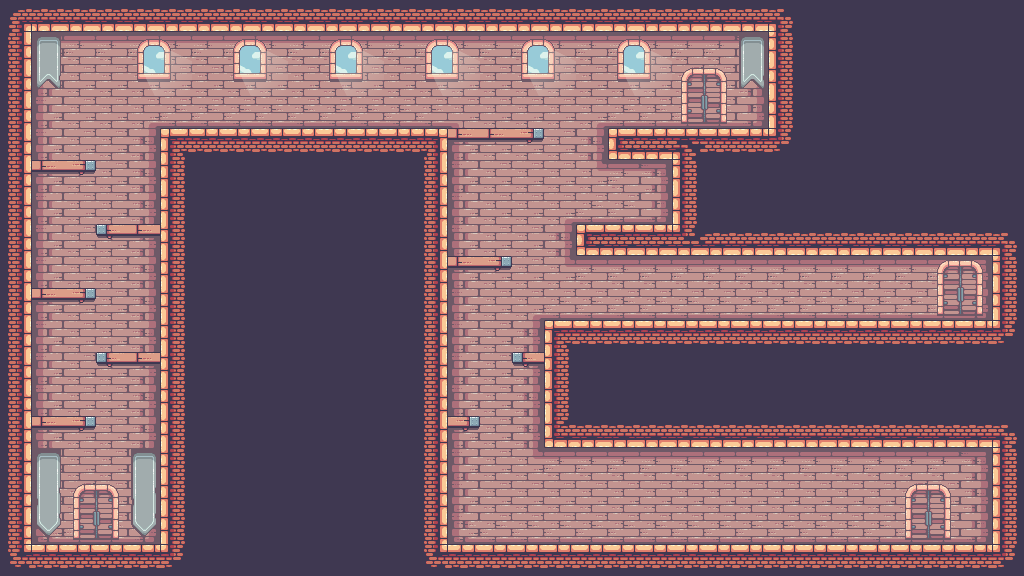

This game map was drawn from its Tiled (.tmx) file and the tilesets committed beside it. A one-line description and the trimmed map source follow:
An orthogonal 32x18 tile map with 32x32 px tiles, 3 tile layers (background, floor and walls, decoration), 2 hidden layers not drawn, 5 tilesets and 7 objects.

<map version="1.10" tiledversion="1.11.0" orientation="orthogonal" renderorder="right-down" width="32" height="18" tilewidth="32" tileheight="32" infinite="0" nextlayerid="7" nextobjectid="11">
 <tileset firstgid="1" source="../map/Terrain (32x32).tsx" />
 <tileset firstgid="248" source="../map/door.tsx" />
 <tileset firstgid="252" source="../map/Decorations (32x32).tsx" />
 <tileset firstgid="294" source="../map/collision.tsx" />
 <tileset firstgid="298" source="../map/box.tsx" />
 <layer id="1" name="background" width="32" height="18">
  <data>[576 cells, 576 non-empty, 1 distinct tile ids]</data>
 </layer>
 <layer id="2" name="floor and walls" width="32" height="18">
  <data>[576 cells, 402 non-empty, 27 distinct tile ids]</data>
 </layer>
 <layer id="3" name="decoration" width="32" height="18">
  <data>[576 cells, 67 non-empty, 15 distinct tile ids]</data>
 </layer>
 <objectgroup id="6" name="boxes">
  <object id="1" gid="298" x="704.229" y="544.805" width="22" height="16" />
  <object id="2" gid="298" x="722.818" y="544.727" width="22" height="16" />
  <object id="3" gid="298" x="738.636" y="544.909" width="22" height="16" />
  <object id="4" gid="298" x="747.182" y="544.909" width="22" height="16" />
  <object id="7" gid="298" x="706.818" y="529.636" width="22" height="16" />
  <object id="8" gid="298" x="725.909" y="529.455" width="22" height="16" />
  <object id="9" gid="298" x="745" y="529.455" width="22" height="16" />
 </objectgroup>
 <layer id="4" name="floor collision" width="32" height="18" visible="0" opacity="0.2">
  <data>[576 cells, 153 non-empty, 1 distinct tile ids]</data>
 </layer>
 <layer id="5" name="platform collision" width="32" height="18" visible="0" opacity="0.2">
  <data>[576 cells, 17 non-empty, 1 distinct tile ids]</data>
 </layer>
</map>
